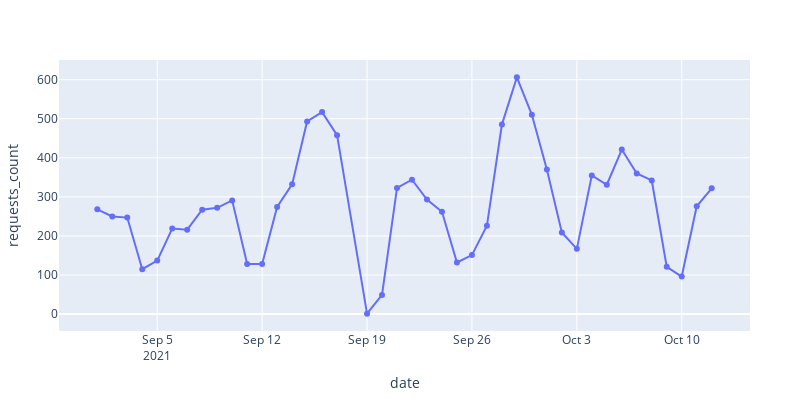

Write notebook code for a chart like this one.
### Code cell
uuid = string(lookup("Revise")[1])
mask = ((df."package_uuid" .== uuid) .& (df."status" .== 200) .& (df."client_type" .== "user"))
uuid_df = df[mask,:]
layout = Layout(;title="",width=800, height=400,
    xaxis=attr(title="date"), yaxis=attr(title="requests_count"))
fig = scatter(uuid_df, x=:date, y=:request_count, mode="markers+lines")
plot(fig, layout)

### Figure 1 — Plotly figure (JSON) as saved in the notebook; plotly's stock layout.template omitted (floating-point values rounded to 4 significant figures)
{"data": [{"mode": "markers+lines", "type": "scatter", "x": ["2021-09-01", "2021-09-02", "2021-09-03", "2021-09-04", "2021-09-05", "2021-09-06", "2021-09-07", "2021-09-08", "2021-09-09", "2021-09-10", "2021-09-11", "2021-09-12", "2021-09-13", "2021-09-14", "2021-09-15", "2021-09-16", "2021-09-17", "2021-09-19", "2021-09-20", "2021-09-21", "2021-09-22", "2021-09-23", "2021-09-24", "2021-09-25", "2021-09-26", "2021-09-27", "2021-09-28", "2021-09-29", "2021-09-30", "2021-10-01", "2021-10-02", "2021-10-03", "2021-10-04", "2021-10-05", "2021-10-06", "2021-10-07", "2021-10-08", "2021-10-09", "2021-10-10", "2021-10-11", "2021-10-12"], "y": [268, 250, 247, 115, 137, 219, 216, 267, 272, 291, 128, 128, 274, 332, 493, 517, 458, 1, 49, 323, 344, 293, 262, 132, 151, 226, 485, 606, 510, 370, 209, 167, 355, 331, 421, 360, 342, 121, 96, 276, 322]}], "layout": {"height": 400, "margin": {"b": 50, "l": 50, "r": 50, "t": 60}, "title": "", "width": 800, "xaxis": {"title": "date"}, "yaxis": {"title": "requests_count"}}}
